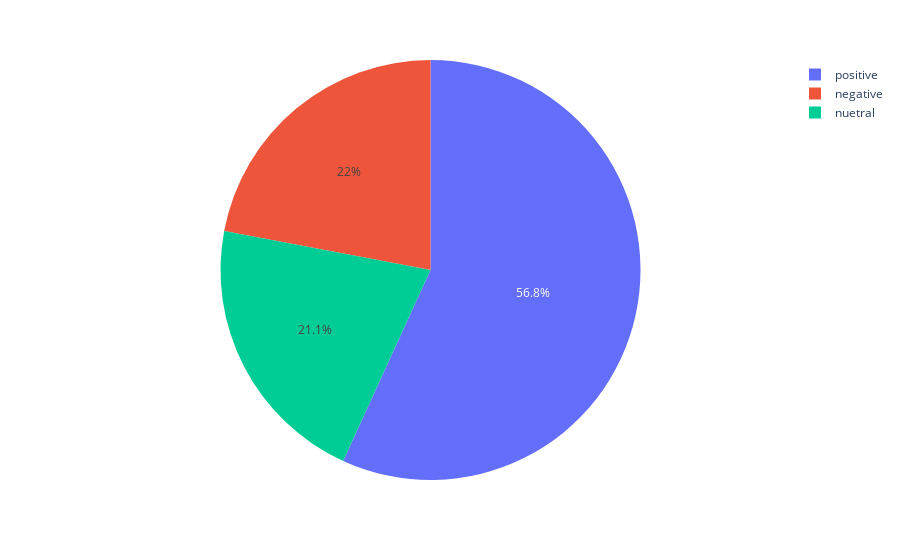

Here is the notebook cell this chart was saved with:
### Code cell
pie_out = product.sentiment.value_counts().reset_index()
px.pie(pie_out,names='index',values='sentiment')

### Figure 1 — Plotly figure (JSON) as saved in the notebook; plotly's stock layout.template omitted (floating-point values rounded to 4 significant figures)
{"data": [{"domain": {"x": [0, 1], "y": [0, 1]}, "hovertemplate": "index=%{label}<br>sentiment=%{value}<extra></extra>", "labels": ["positive", "negative", "nuetral"], "legendgroup": "", "name": "", "showlegend": true, "type": "pie", "values": [129, 50, 48]}], "layout": {"legend": {"tracegroupgap": 0}, "margin": {"t": 60}}}
